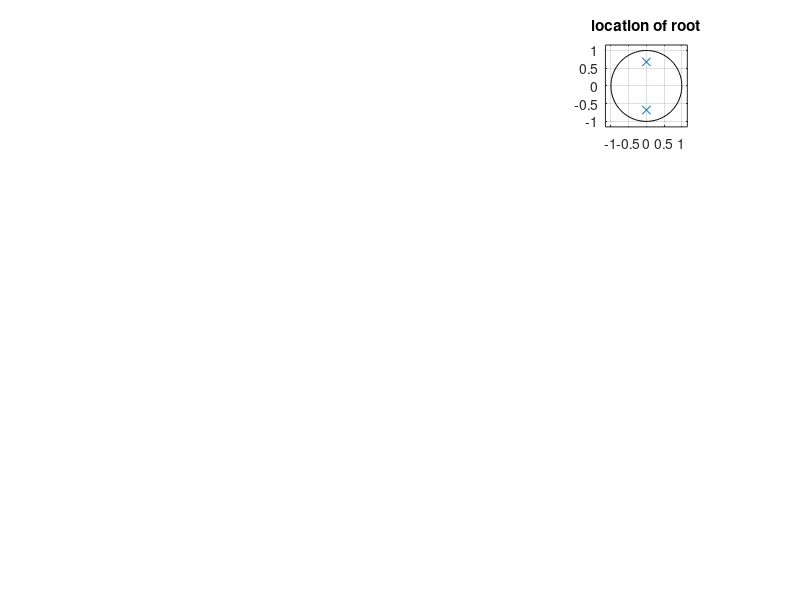

This figure's MATLAB source: (Note: this script raises an error after producing the figure.)
%% Simple Harmonic Motion Equation
% Author: Sourav Dey
% PS Number: 99003785
% Date: 7th April 2021.
% Version: Matlab 2020b.

%% Code


M=5;
K= 2.3;
sys = tf([1],[1,0,K/M])


subplot(4,3,1)
step(sys)
title('Step Input');
subplot(4,3,2)
impulse(sys)
title('Impulse Input');
[z,p,k]= tf2zp([1],[1,0,K/M])
subplot(4,3,3)
zplane(z,p)
title('location of root')
S = stepinfo(sys)
hold on;

M=5;
K= 2.3;
P= 2;
sys = tf([P],[1,0,K/M])

subplot(4,3,4)
step(sys)
title('Step Input for k');
subplot(4,3,5)
impulse(sys)
title('Impulse Input for k');
[z,p,k]= tf2zp([P],[1,0,K/M])
subplot(4,3,6)
zplane(z,p)
title('location of root')
S = stepinfo(sys)



 

 

 


